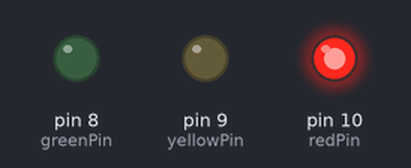
A sketch run on a simulated Arduino Uno, built with avr-gcc and run on an emulated ATmega328P. Shown: output pins drawn as LEDs (lit = HIGH).

Above: at 1.5 s.
At 7.5 s:
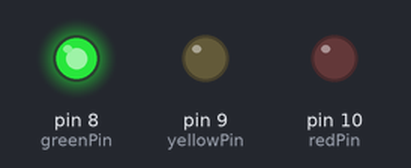
At 10.5 s:
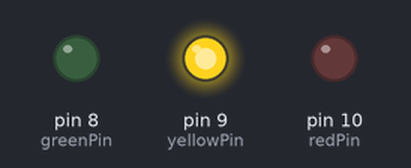
Timing chart, 0 to 15.6 s (numbered marks = the images above):
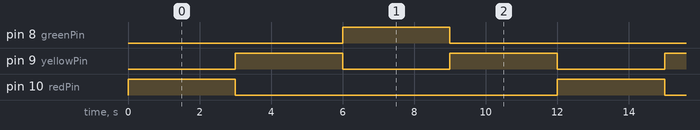

Measured:
- by itself, pin 8 (greenPin), pin 10 (redPin): alternates HIGH for 3.0 s and LOW for 9.0 s
- by itself, pin 9 (yellowPin): alternates HIGH for 3.0 s and LOW for 3.0 s
- by itself, everything shown: repeats every 12.0 s, in 5 steps

The sketch:

sketch_jun16a.ino
```cpp
// Nomeando as portas
int redPin = 10;
int yellowPin = 9;
int greenPin = 8;

void setup() {
pinMode(redPin, OUTPUT);
pinMode(yellowPin, OUTPUT);
pinMode(greenPin, OUTPUT);
}

void loop() {
digitalWrite(redPin, HIGH); // acende o vermelho
delay(3000); // espera 3s

digitalWrite(redPin, LOW); // apaga o vermelho
digitalWrite(yellowPin, HIGH); // acende o amarelo
delay(3000); // espera 3s

digitalWrite(greenPin, HIGH); // acende o verde
digitalWrite(yellowPin, LOW); // apaga o amarelo
delay(3000); // espera 3s
digitalWrite(yellowPin, HIGH); // acende o amarelo
digitalWrite(greenPin, LOW); // apaga o verde
delay(3000); // espera 3s

digitalWrite(yellowPin, LOW); // apaga o amarelo
// agora o loop se repete
}
```
